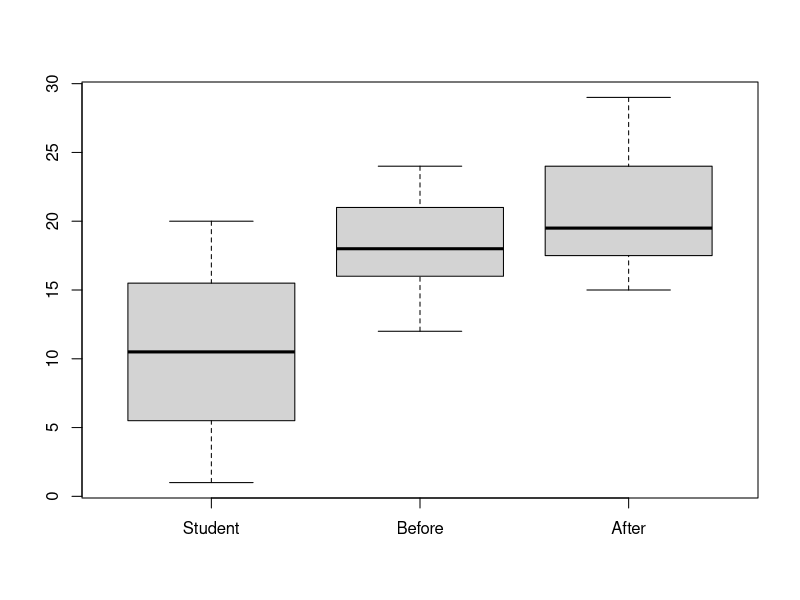

This figure's R source:
#T-tests are a type of hypothesis test that allows you to compare means.
# Comparing paired means: Paired t-test
##Paired sample t-test compares means from the same group at different times (say, one year apart). Before/after 



#P-value: probability of Null Hypothesis true or false
##statisticaly signinficant : Resultant P-value < 5% level --> reject H0

#if p value is lower than 5% 0.05 then H1 is true
#(there is a difference, but not sure in a +ve direction or -ve one)

#But if p-value is high we can not say means doest match

#Consider 20 patient drawn at random from one area,
#their resting systolic blood pressures is
before <- c(128,118,144,133,132,111,149,139,136,126)
after <-c(127,115,142,140,131,132,122,119,129,128)
#H0 = There is no difference.
#H1 = There is a difference.
mean(before)
mean(after)
t.test(before,after, paired = TRUE) #P value is high, So Can not reject Ho
#One tailed test
t.test(before,after, paired = TRUE, alternative = "greater") #P value is high, So Can not reject Ho
t.test(before,after, paired = TRUE, alternative = "less") #P value is high, So Can not reject Ho


#Example 2
 stdData <- read.csv("studentdBeforeAfterTeachingIntervention.csv", fileEncoding = "UTF-8-BOM")
head(stdData)

summary(stdData)

boxplot(stdData)
# Comparing the means of data from two related samples; say,
# observations before and after an intervention on the same participant;
# The marks for a group of students before (pre) and after (post) a teaching intervention
# Research question: Is there a difference in marks following a teaching intervention?
#       
# The 'null hypothesis' might be:
#         H0: There is no difference in mean pre- and post-marks
# And an 'alternative hypothesis' might be:
#         H1: There is a difference in mean pre- and post-marks

t.test(stdData$Before,stdData$After, paired = TRUE)
# It does not matter which variable you put 1st 'Before' or 'after' if you 
# are just focusing on p value HOWEVER,
# if you want to also see the exact t value and CFI then put 'After' 1st


#Two tailed
t.test(stdData$After,stdData$Before, paired = TRUE) #Reject H0  and say There is a difference as the p-value is low
#Findings
#p = 0.004; ie, a very small probability of this
# result occurring by chance, under the null hypothesis of no difference.
# The null hypothesis is rejected, since p < 0.05 (in fact p = 0.004).  
#Findinds from 
# Conclusion:
#         There is strong evidence (t = 3.23, p = 0.004) that the teaching intervention improves marks. In this
# data set, it improved marks, on average, by approximately 2 points. Of course, if we were to take
# other samples of marks, we could get a 'mean paired difference' in marks different from 2.05. This
# is why it is important to look at the 95% Confidence Interval (95% CI).
# p-value
# 3
# If we were to do this experiment 100 times, 95 times the true value for the difference would lie in
# the 95% confidence interval. In our case, the 95% CI is from 0.7 to 3.4. This confirms that, although
# the difference in marks is statistically significant, it is actually relatively small. You would need to
# consider if this difference in marks is practically important, not just statistically significant.

#One-tailed
t.test(stdData$After,stdData$Before, paired = TRUE, alternative = "less") #Can NOT Reject H0

t.test(stdData$After,stdData$Before, paired = TRUE, alternative = "greater") #Reject H0 and say There is a difference as the p-value is low
